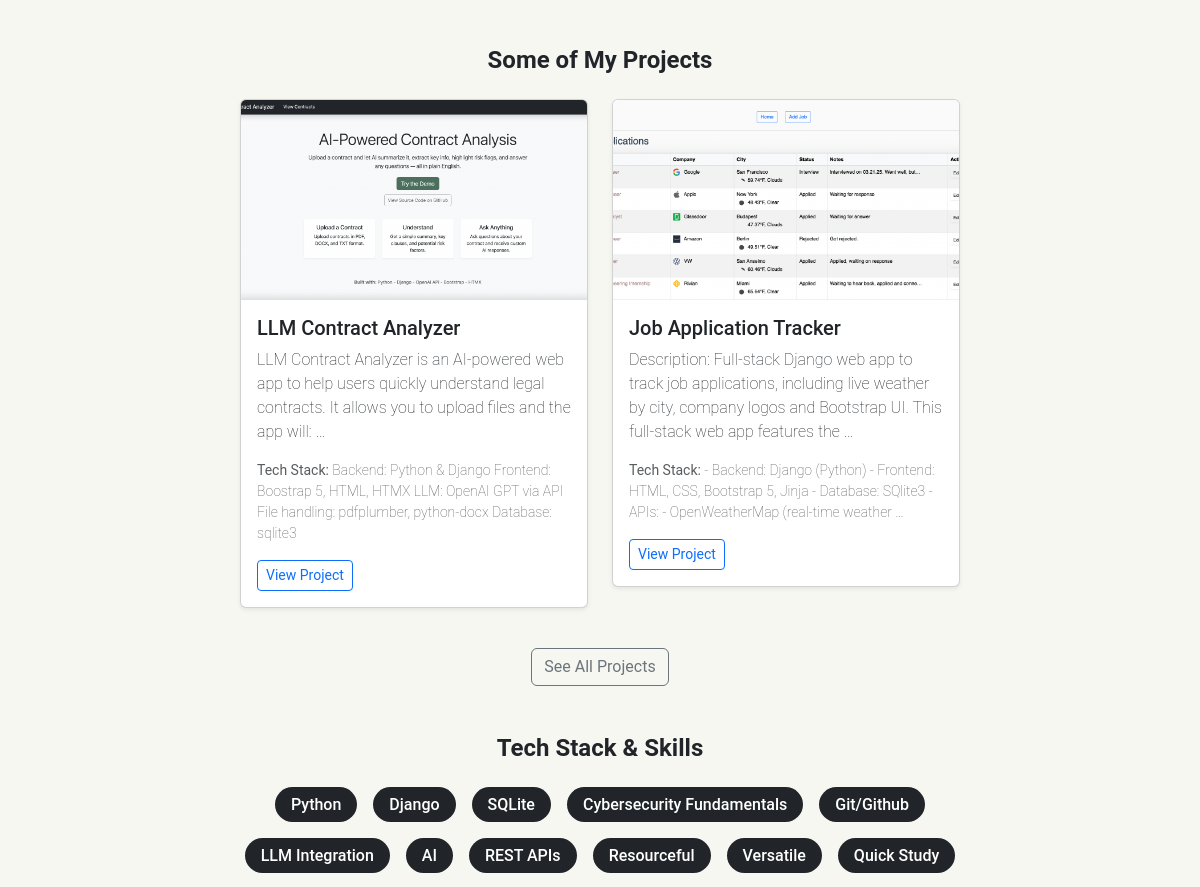
The app's page / (middle part), older data.
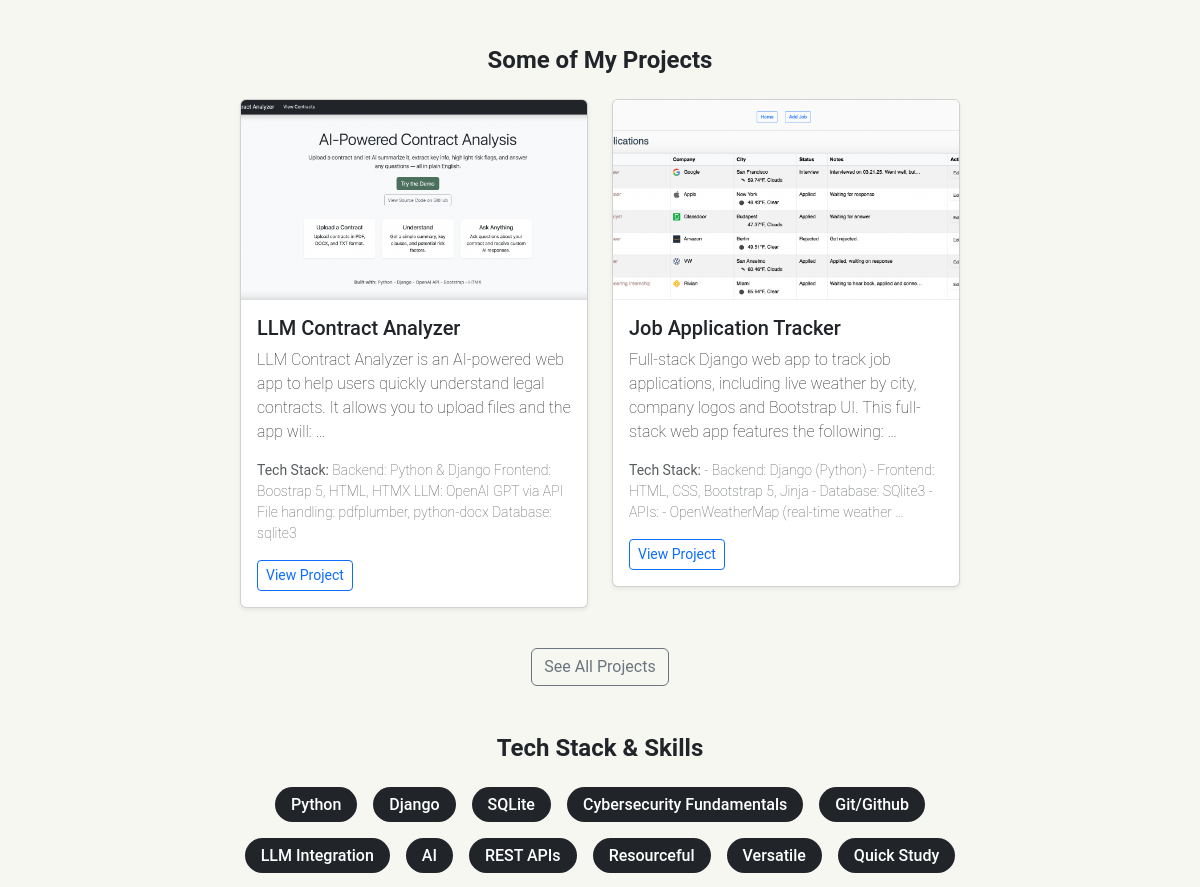
The same page, newer data.
### projects/models.py (models this page shows, shortened)
class Project(models.Model):
    title = models.CharField(max_length=100)
    description = models.TextField()
    tech_stack = models.CharField(max_length=200)
    github_link = models.URLField()
    live_demo_link = models.URLField(blank=True, null=True)
    image = models.ImageField(upload_to='project_images/', blank=True, null=True)
    is_featured = models.BooleanField(default=False)
    slug = models.SlugField(unique=True, blank=True)
    ordering_index = models.PositiveIntegerField(default=0)

### pages/views.py (the view)
# urls.py: 2. Add a URL to urlpatterns:  path('', views.home, name='home')
def home(request):
    featured_projects = Project.objects.filter(is_featured=True)[:2]
    return render(request, 'pages/home.html', {'projects': featured_projects})

### templates/pages/home.html (shortened to what this page needs)
{% extends 'base.html' %}
{% block content %}
  <div class="mt-5 mb-4 text-center">
    <a href="{% url 'about' %}" class="btn btn-sm btn-outline-primary">Read More About My Background<a/>
  </div>
  <div class="mt-5">
    <h2 class="h4 fw-bold text-center mb-4">Some of My Projects</h2>
    <div class="row">
      {% for project in projects %}
        <div class="col md-6 mb-4">
          <div class="card h-600 shadow-sm">
            {% if project.image %}
              <img src="{{ project.image.url }}" class="card-img-top" alt="{{ project.title }}" style="height: 200px; object-fit: cover;">
            {% endif %}
            <div class="card-body">
              <h5 class="card-title">{{ project.title }}</h5>
              <p class="card-text">{{ project.description|truncatewords:25 }}</p>
              <p class="text-muted small"><strong>Tech Stack:</strong> {{ project.tech_stack|truncatewords:20 }}</p>
              <a href="{% url 'project_detail' project.slug %}" class="btn btn-sm btn-outline-primary">View Project</a>
            </div>
          </div>
        </div>
      {% endfor %}
    </div>
    <div class="text-center mt-3">
      <a href="{% url 'project_list' %}" class="btn btn-outline-secondary">See All Projects</a>
    </div>
  </div>
  <div class="mt-5 text-center">
    <h2 class="h4 fw-bold mb-4">Tech Stack & Skills</h2>
    <div class="d-flex flex-wrap justify-content-center gap-3">
      <span class="badge bg-dark fs-6">Python</span>
      <span class="badge bg-dark fs-6">Django</span>
      <span class="badge bg-dark fs-6">SQLite</span>
      <span class="badge bg-dark fs-6">Cybersecurity Fundamentals</span>
      <span class="badge bg-dark fs-6">Git/Github</span>
      <span class="badge bg-dark fs-6">LLM Integration</span>
      <span class="badge bg-dark fs-6">AI</span>
      <span class="badge bg-dark fs-6">REST APIs</span>
      <span class="badge bg-dark fs-6">Resourceful</span>
      <span class="badge bg-dark fs-6">Versatile</span>
      <span class="badge bg-dark fs-6">Quick Study</span>
    </div>
  </div>
{% endblock %}

Row changes from the older to the newer data that the page shows:
changed Project "Job Application Tracker": description "Description: Full-stack Django web app to track job applications, including live weather by city, company logos and Bootstrap UI. This full-stack web app features the …" → "Full-stack Django web app to track job applications, including live weather by city, company logos and Bootstrap UI. This full-stack web app features the following: …"
